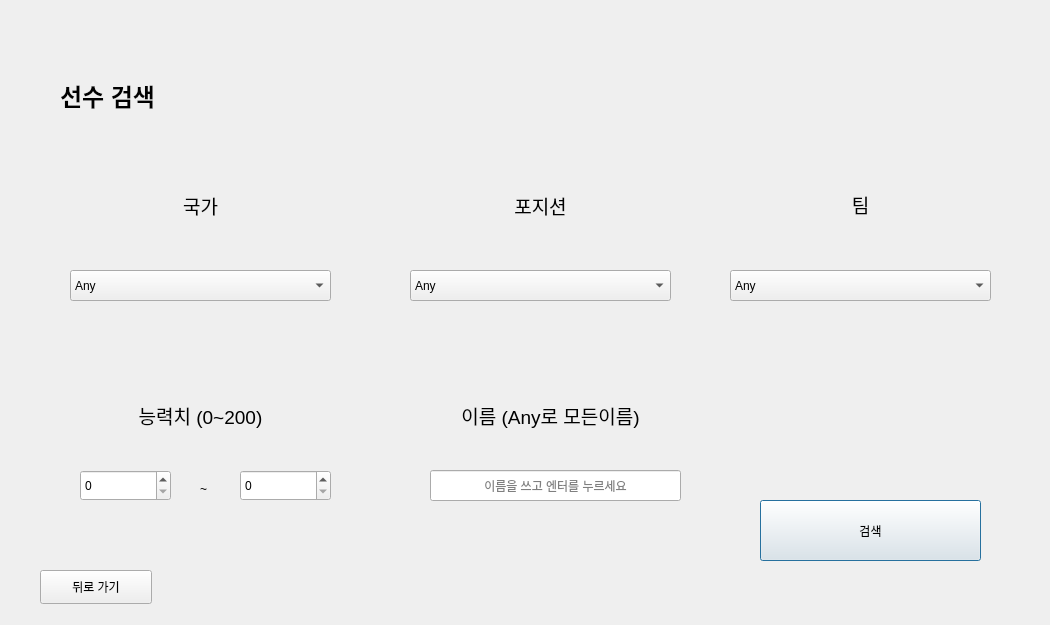
<?xml version="1.0" encoding="UTF-8"?>
<ui version="4.0">
 <class>Dialog</class>
 <widget class="QDialog" name="Dialog">
  <property name="geometry">
   <rect>
    <x>0</x>
    <y>0</y>
    <width>1050</width>
    <height>625</height>
   </rect>
  </property>
  <property name="windowTitle">
   <string>Dialog</string>
  </property>
  <widget class="QLabel" name="label">
   <property name="geometry">
    <rect>
     <x>60</x>
     <y>50</y>
     <width>161</width>
     <height>91</height>
    </rect>
   </property>
   <property name="text">
    <string>&lt;html&gt;&lt;head/&gt;&lt;body&gt;&lt;p&gt;&lt;span style=&quot; font-size:18pt; font-weight:600;&quot;&gt;선수 검색&lt;/span&gt;&lt;/p&gt;&lt;/body&gt;&lt;/html&gt;</string>
   </property>
  </widget>
  <widget class="QPushButton" name="pushButton">
   <property name="geometry">
    <rect>
     <x>760</x>
     <y>500</y>
     <width>221</width>
     <height>61</height>
    </rect>
   </property>
   <property name="text">
    <string>검색</string>
   </property>
  </widget>
  <widget class="QSpinBox" name="spinBox">
   <property name="geometry">
    <rect>
     <x>80</x>
     <y>470</y>
     <width>91</width>
     <height>31</height>
    </rect>
   </property>
   <property name="maximum">
    <number>200</number>
   </property>
  </widget>
  <widget class="QSpinBox" name="spinBox_2">
   <property name="geometry">
    <rect>
     <x>240</x>
     <y>470</y>
     <width>91</width>
     <height>31</height>
    </rect>
   </property>
   <property name="maximum">
    <number>200</number>
   </property>
  </widget>
  <widget class="QLabel" name="label_5">
   <property name="geometry">
    <rect>
     <x>200</x>
     <y>480</y>
     <width>21</width>
     <height>18</height>
    </rect>
   </property>
   <property name="text">
    <string>~</string>
   </property>
  </widget>
  <widget class="QLineEdit" name="lineEdit">
   <property name="geometry">
    <rect>
     <x>430</x>
     <y>470</y>
     <width>251</width>
     <height>31</height>
    </rect>
   </property>
   <property name="text">
    <string/>
   </property>
   <property name="frame">
    <bool>true</bool>
   </property>
   <property name="alignment">
    <set>Qt::AlignCenter</set>
   </property>
   <property name="readOnly">
    <bool>false</bool>
   </property>
   <property name="placeholderText">
    <string>이름을 쓰고 엔터를 누르세요</string>
   </property>
  </widget>
  <widget class="QComboBox" name="comboBox">
   <property name="geometry">
    <rect>
     <x>70</x>
     <y>270</y>
     <width>261</width>
     <height>31</height>
    </rect>
   </property>
   <property name="currentText">
    <string>Any</string>
   </property>
   <item>
    <property name="text">
     <string>Any</string>
    </property>
   </item>
   <item>
    <property name="text">
     <string>가나</string>
    </property>
   </item>
   <item>
    <property name="text">
     <string>가봉</string>
    </property>
   </item>
   <item>
    <property name="text">
     <string>감비아</string>
    </property>
   </item>
   <item>
    <property name="text">
     <string>과달루프</string>
    </property>
   </item>
   <item>
    <property name="text">
     <string>그리스</string>
    </property>
   </item>
   <item>
    <property name="text">
     <string>기니</string>
    </property>
   </item>
   <item>
    <property name="text">
     <string>나이지리아</string>
    </property>
   </item>
   <item>
    <property name="text">
     <string>네덜란드</string>
    </property>
   </item>
   <item>
    <property name="text">
     <string>노르웨이</string>
    </property>
   </item>
   <item>
    <property name="text">
     <string>뉴질랜드</string>
    </property>
   </item>
   <item>
    <property name="text">
     <string>대한민국</string>
    </property>
   </item>
   <item>
    <property name="text">
     <string>덴마크</string>
    </property>
   </item>
   <item>
    <property name="text">
     <string>독일</string>
    </property>
   </item>
   <item>
    <property name="text">
     <string>라트비아</string>
    </property>
   </item>
   <item>
    <property name="text">
     <string>루마니아</string>
    </property>
   </item>
   <item>
    <property name="text">
     <string>마르티니크</string>
    </property>
   </item>
   <item>
    <property name="text">
     <string>말리</string>
    </property>
   </item>
   <item>
    <property name="text">
     <string>멕시코</string>
    </property>
   </item>
   <item>
    <property name="text">
     <string>모로코</string>
    </property>
   </item>
   <item>
    <property name="text">
     <string>미국</string>
    </property>
   </item>
   <item>
    <property name="text">
     <string>베네수엘라</string>
    </property>
   </item>
   <item>
    <property name="text">
     <string>벨기에</string>
    </property>
   </item>
   <item>
    <property name="text">
     <string>보스니아</string>
    </property>
   </item>
   <item>
    <property name="text">
     <string>북아일랜드</string>
    </property>
   </item>
   <item>
    <property name="text">
     <string>브라질</string>
    </property>
   </item>
   <item>
    <property name="text">
     <string>빼이 바스크</string>
    </property>
   </item>
   <item>
    <property name="text">
     <string>세네갈</string>
    </property>
   </item>
   <item>
    <property name="text">
     <string>세르비아</string>
    </property>
   </item>
   <item>
    <property name="text">
     <string>세인트 루시아</string>
    </property>
   </item>
   <item>
    <property name="text">
     <string>스웨덴</string>
    </property>
   </item>
   <item>
    <property name="text">
     <string>스위스</string>
    </property>
   </item>
   <item>
    <property name="text">
     <string>스코틀랜드</string>
    </property>
   </item>
   <item>
    <property name="text">
     <string>스페인</string>
    </property>
   </item>
   <item>
    <property name="text">
     <string>슬로바키아</string>
    </property>
   </item>
   <item>
    <property name="text">
     <string>시에라리온</string>
    </property>
   </item>
   <item>
    <property name="text">
     <string>아르메니아</string>
    </property>
   </item>
   <item>
    <property name="text">
     <string>아르헨티나</string>
    </property>
   </item>
   <item>
    <property name="text">
     <string>아이슬란드</string>
    </property>
   </item>
   <item>
    <property name="text">
     <string>아일랜드</string>
    </property>
   </item>
   <item>
    <property name="text">
     <string>알바니아</string>
    </property>
   </item>
   <item>
    <property name="text">
     <string>오스트리아</string>
    </property>
   </item>
   <item>
    <property name="text">
     <string>우루과이</string>
    </property>
   </item>
   <item>
    <property name="text">
     <string>우크라이나</string>
    </property>
   </item>
   <item>
    <property name="text">
     <string>웨일스</string>
    </property>
   </item>
   <item>
    <property name="text">
     <string>이란</string>
    </property>
   </item>
   <item>
    <property name="text">
     <string>이집트</string>
    </property>
   </item>
   <item>
    <property name="text">
     <string>이탈리아</string>
    </property>
   </item>
   <item>
    <property name="text">
     <string>일본</string>
    </property>
   </item>
   <item>
    <property name="text">
     <string>잉글랜드</string>
    </property>
   </item>
   <item>
    <property name="text">
     <string>자메이카</string>
    </property>
   </item>
   <item>
    <property name="text">
     <string>중앙 아프리카</string>
    </property>
   </item>
   <item>
    <property name="text">
     <string>칠레</string>
    </property>
   </item>
   <item>
    <property name="text">
     <string>카보 베르데</string>
    </property>
   </item>
   <item>
    <property name="text">
     <string>캐나다</string>
    </property>
   </item>
   <item>
    <property name="text">
     <string>케냐</string>
    </property>
   </item>
   <item>
    <property name="text">
     <string>코트디부아르</string>
    </property>
   </item>
   <item>
    <property name="text">
     <string>콜롬비아</string>
    </property>
   </item>
   <item>
    <property name="text">
     <string>콩고 공화국</string>
    </property>
   </item>
   <item>
    <property name="text">
     <string>쿠바</string>
    </property>
   </item>
   <item>
    <property name="text">
     <string>크로아티아</string>
    </property>
   </item>
   <item>
    <property name="text">
     <string>키프로스</string>
    </property>
   </item>
   <item>
    <property name="text">
     <string>터키</string>
    </property>
   </item>
   <item>
    <property name="text">
     <string>파라과이</string>
    </property>
   </item>
   <item>
    <property name="text">
     <string>포르투갈</string>
    </property>
   </item>
   <item>
    <property name="text">
     <string>폴란드</string>
    </property>
   </item>
   <item>
    <property name="text">
     <string>프랑스</string>
    </property>
   </item>
   <item>
    <property name="text">
     <string>핀란드</string>
    </property>
   </item>
   <item>
    <property name="text">
     <string>호주</string>
    </property>
   </item>
  </widget>
  <widget class="QComboBox" name="comboBox_2">
   <property name="geometry">
    <rect>
     <x>410</x>
     <y>270</y>
     <width>261</width>
     <height>31</height>
    </rect>
   </property>
   <item>
    <property name="text">
     <string>Any</string>
    </property>
   </item>
   <item>
    <property name="text">
     <string>AM</string>
    </property>
   </item>
   <item>
    <property name="text">
     <string>AM C</string>
    </property>
   </item>
   <item>
    <property name="text">
     <string>AM L</string>
    </property>
   </item>
   <item>
    <property name="text">
     <string>AM LC</string>
    </property>
   </item>
   <item>
    <property name="text">
     <string>AM R</string>
    </property>
   </item>
   <item>
    <property name="text">
     <string>AM RC</string>
    </property>
   </item>
   <item>
    <property name="text">
     <string>AM RL</string>
    </property>
   </item>
   <item>
    <property name="text">
     <string>AM RLC</string>
    </property>
   </item>
   <item>
    <property name="text">
     <string>D C</string>
    </property>
   </item>
   <item>
    <property name="text">
     <string>D L</string>
    </property>
   </item>
   <item>
    <property name="text">
     <string>D LC</string>
    </property>
   </item>
   <item>
    <property name="text">
     <string>D R</string>
    </property>
   </item>
   <item>
    <property name="text">
     <string>D RC</string>
    </property>
   </item>
   <item>
    <property name="text">
     <string>D RL</string>
    </property>
   </item>
   <item>
    <property name="text">
     <string>D RLC</string>
    </property>
   </item>
   <item>
    <property name="text">
     <string>DM</string>
    </property>
   </item>
   <item>
    <property name="text">
     <string>F C</string>
    </property>
   </item>
   <item>
    <property name="text">
     <string>GK</string>
    </property>
   </item>
   <item>
    <property name="text">
     <string>M C</string>
    </property>
   </item>
   <item>
    <property name="text">
     <string>M L</string>
    </property>
   </item>
   <item>
    <property name="text">
     <string>M R</string>
    </property>
   </item>
   <item>
    <property name="text">
     <string>M RC</string>
    </property>
   </item>
   <item>
    <property name="text">
     <string>ST</string>
    </property>
   </item>
   <item>
    <property name="text">
     <string>WB L</string>
    </property>
   </item>
   <item>
    <property name="text">
     <string>WB R</string>
    </property>
   </item>
   <item>
    <property name="text">
     <string>WB RL</string>
    </property>
   </item>
  </widget>
  <widget class="QComboBox" name="comboBox_3">
   <property name="geometry">
    <rect>
     <x>730</x>
     <y>270</y>
     <width>261</width>
     <height>31</height>
    </rect>
   </property>
   <item>
    <property name="text">
     <string>Any</string>
    </property>
   </item>
   <item>
    <property name="text">
     <string>Norwich City</string>
    </property>
   </item>
   <item>
    <property name="text">
     <string>Newcastle United</string>
    </property>
   </item>
   <item>
    <property name="text">
     <string>Leicester City</string>
    </property>
   </item>
   <item>
    <property name="text">
     <string>Liverpool</string>
    </property>
   </item>
   <item>
    <property name="text">
     <string>Manchester City</string>
    </property>
   </item>
   <item>
    <property name="text">
     <string>Manchester United</string>
    </property>
   </item>
   <item>
    <property name="text">
     <string>Burnley</string>
    </property>
   </item>
   <item>
    <property name="text">
     <string>Bournemouth</string>
    </property>
   </item>
   <item>
    <property name="text">
     <string>Brighton &amp; Hove</string>
    </property>
   </item>
   <item>
    <property name="text">
     <string>Southampton</string>
    </property>
   </item>
   <item>
    <property name="text">
     <string>Sheffield United</string>
    </property>
   </item>
   <item>
    <property name="text">
     <string>Arsenal</string>
    </property>
   </item>
   <item>
    <property name="text">
     <string>Aston Villa</string>
    </property>
   </item>
   <item>
    <property name="text">
     <string>Everton</string>
    </property>
   </item>
   <item>
    <property name="text">
     <string>Watford</string>
    </property>
   </item>
   <item>
    <property name="text">
     <string>Wolverhampton Wanderers</string>
    </property>
   </item>
   <item>
    <property name="text">
     <string>West Ham United</string>
    </property>
   </item>
   <item>
    <property name="text">
     <string>Chelsea</string>
    </property>
   </item>
   <item>
    <property name="text">
     <string>Tottenham Hotspur</string>
    </property>
   </item>
   <item>
    <property name="text">
     <string>Crystal Palace</string>
    </property>
   </item>
  </widget>
  <widget class="QLabel" name="label_2">
   <property name="geometry">
    <rect>
     <x>80</x>
     <y>180</y>
     <width>241</width>
     <height>51</height>
    </rect>
   </property>
   <property name="text">
    <string>&lt;html&gt;&lt;head/&gt;&lt;body&gt;&lt;p align=&quot;center&quot;&gt;&lt;span style=&quot; font-size:14pt;&quot;&gt;국가&lt;/span&gt;&lt;/p&gt;&lt;/body&gt;&lt;/html&gt;</string>
   </property>
  </widget>
  <widget class="QLabel" name="label_3">
   <property name="geometry">
    <rect>
     <x>420</x>
     <y>180</y>
     <width>241</width>
     <height>51</height>
    </rect>
   </property>
   <property name="text">
    <string>&lt;html&gt;&lt;head/&gt;&lt;body&gt;&lt;p align=&quot;center&quot;&gt;&lt;span style=&quot; font-size:14pt;&quot;&gt;포지션&lt;/span&gt;&lt;/p&gt;&lt;/body&gt;&lt;/html&gt;</string>
   </property>
  </widget>
  <widget class="QLabel" name="label_4">
   <property name="geometry">
    <rect>
     <x>740</x>
     <y>179</y>
     <width>241</width>
     <height>51</height>
    </rect>
   </property>
   <property name="text">
    <string>&lt;html&gt;&lt;head/&gt;&lt;body&gt;&lt;p align=&quot;center&quot;&gt;&lt;span style=&quot; font-size:14pt;&quot;&gt;팀&lt;/span&gt;&lt;/p&gt;&lt;/body&gt;&lt;/html&gt;</string>
   </property>
  </widget>
  <widget class="QLabel" name="label_6">
   <property name="geometry">
    <rect>
     <x>80</x>
     <y>390</y>
     <width>241</width>
     <height>51</height>
    </rect>
   </property>
   <property name="text">
    <string>&lt;html&gt;&lt;head/&gt;&lt;body&gt;&lt;p align=&quot;center&quot;&gt;&lt;span style=&quot; font-size:14pt;&quot;&gt;능력치 (0~200)&lt;/span&gt;&lt;/p&gt;&lt;/body&gt;&lt;/html&gt;</string>
   </property>
  </widget>
  <widget class="QLabel" name="label_7">
   <property name="geometry">
    <rect>
     <x>430</x>
     <y>390</y>
     <width>241</width>
     <height>51</height>
    </rect>
   </property>
   <property name="text">
    <string>&lt;html&gt;&lt;head/&gt;&lt;body&gt;&lt;p align=&quot;center&quot;&gt;&lt;span style=&quot; font-size:14pt;&quot;&gt;이름 (Any로 모든이름)&lt;/span&gt;&lt;/p&gt;&lt;/body&gt;&lt;/html&gt;</string>
   </property>
  </widget>
  <widget class="QPushButton" name="pushButton_2">
   <property name="geometry">
    <rect>
     <x>40</x>
     <y>570</y>
     <width>112</width>
     <height>34</height>
    </rect>
   </property>
   <property name="text">
    <string>뒤로 가기</string>
   </property>
  </widget>
 </widget>
 <resources/>
 <connections>
  <connection>
   <sender>comboBox</sender>
   <signal>activated(QString)</signal>
   <receiver>Dialog</receiver>
   <slot>setCountry()</slot>
   <hints>
    <hint type="sourcelabel">
     <x>110</x>
     <y>290</y>
    </hint>
    <hint type="destinationlabel">
     <x>114</x>
     <y>314</y>
    </hint>
   </hints>
  </connection>
  <connection>
   <sender>comboBox_2</sender>
   <signal>activated(QString)</signal>
   <receiver>Dialog</receiver>
   <slot>setPosition()</slot>
   <hints>
    <hint type="sourcelabel">
     <x>489</x>
     <y>286</y>
    </hint>
    <hint type="destinationlabel">
     <x>486</x>
     <y>313</y>
    </hint>
   </hints>
  </connection>
  <connection>
   <sender>comboBox_3</sender>
   <signal>activated(QString)</signal>
   <receiver>Dialog</receiver>
   <slot>setTeam()</slot>
   <hints>
    <hint type="sourcelabel">
     <x>822</x>
     <y>275</y>
    </hint>
    <hint type="destinationlabel">
     <x>824</x>
     <y>310</y>
    </hint>
   </hints>
  </connection>
  <connection>
   <sender>spinBox</sender>
   <signal>editingFinished()</signal>
   <receiver>Dialog</receiver>
   <slot>setRating()</slot>
   <hints>
    <hint type="sourcelabel">
     <x>107</x>
     <y>492</y>
    </hint>
    <hint type="destinationlabel">
     <x>110</x>
     <y>515</y>
    </hint>
   </hints>
  </connection>
  <connection>
   <sender>spinBox_2</sender>
   <signal>editingFinished()</signal>
   <receiver>Dialog</receiver>
   <slot>setRating2()</slot>
   <hints>
    <hint type="sourcelabel">
     <x>267</x>
     <y>490</y>
    </hint>
    <hint type="destinationlabel">
     <x>272</x>
     <y>524</y>
    </hint>
   </hints>
  </connection>
  <connection>
   <sender>lineEdit</sender>
   <signal>editingFinished()</signal>
   <receiver>Dialog</receiver>
   <slot>setName()</slot>
   <hints>
    <hint type="sourcelabel">
     <x>540</x>
     <y>479</y>
    </hint>
    <hint type="destinationlabel">
     <x>544</x>
     <y>514</y>
    </hint>
   </hints>
  </connection>
  <connection>
   <sender>pushButton</sender>
   <signal>clicked()</signal>
   <receiver>Dialog</receiver>
   <slot>search()</slot>
   <hints>
    <hint type="sourcelabel">
     <x>868</x>
     <y>539</y>
    </hint>
    <hint type="destinationlabel">
     <x>869</x>
     <y>572</y>
    </hint>
   </hints>
  </connection>
 </connections>
 <slots>
  <slot>setCountry()</slot>
  <slot>setPosition()</slot>
  <slot>setTeam()</slot>
  <slot>setRating1()</slot>
  <slot>setName()</slot>
  <slot>setRating2()</slot>
  <slot>search()</slot>
  <slot>goStart()</slot>
 </slots>
</ui>
